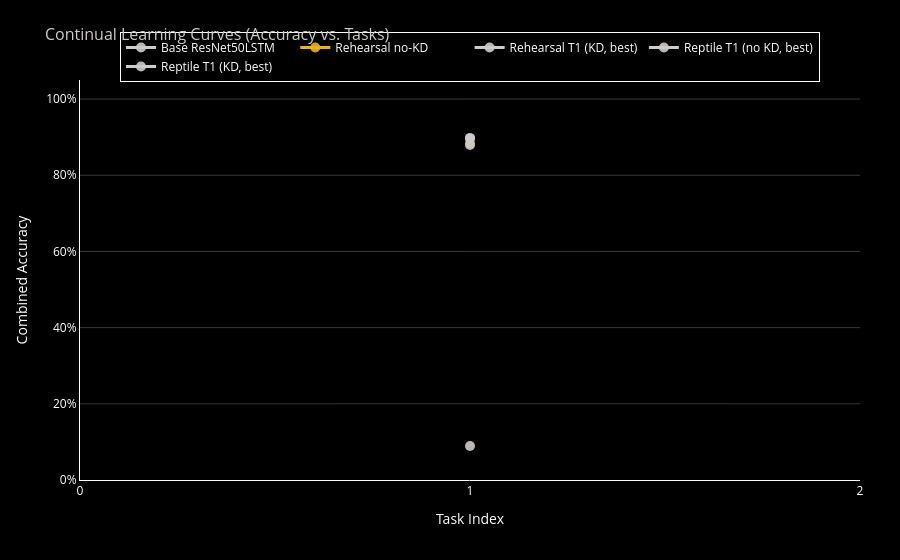

The notebook cell this image was saved under:
### Markdown cell above
## **Plots**

### Code cell
cl_history = {}

for method_name, metrics in results_t1.items():
    cl_history[method_name] = [metrics['all_acc']]

plot_cl_curves(cl_history).show()

### Figure 1 — Plotly figure (JSON) as saved in the notebook; plotly's stock layout.template omitted (floating-point values rounded to 4 significant figures)
{"data": [{"hovertemplate": "<b>Base ResNet50LSTM</b><br>Task: %{x}<br>Accuracy: %{y:.1%}<extra></extra>", "line": {"color": "#cdccca", "width": 3}, "marker": {"opacity": 0.9, "size": 10, "symbol": "circle"}, "mode": "lines+markers", "name": "Base ResNet50LSTM", "type": "scatter", "x": [1], "y": [0.08929]}, {"hovertemplate": "<b>Rehearsal no-KD</b><br>Task: %{x}<br>Accuracy: %{y:.1%}<extra></extra>", "line": {"color": "#e8af34", "width": 3}, "marker": {"opacity": 0.9, "size": 10, "symbol": "circle"}, "mode": "lines+markers", "name": "Rehearsal no-KD", "type": "scatter", "x": [1], "y": [0.8839]}, {"hovertemplate": "<b>Rehearsal T1 (KD, best)</b><br>Task: %{x}<br>Accuracy: %{y:.1%}<extra></extra>", "line": {"color": "#cdccca", "width": 3}, "marker": {"opacity": 0.9, "size": 10, "symbol": "circle"}, "mode": "lines+markers", "name": "Rehearsal T1 (KD, best)", "type": "scatter", "x": [1], "y": [0.8973]}, {"hovertemplate": "<b>Reptile T1 (no KD, best)</b><br>Task: %{x}<br>Accuracy: %{y:.1%}<extra></extra>", "line": {"color": "#cdccca", "width": 3}, "marker": {"opacity": 0.9, "size": 10, "symbol": "circle"}, "mode": "lines+markers", "name": "Reptile T1 (no KD, best)", "type": "scatter", "x": [1], "y": [0.8795]}, {"hovertemplate": "<b>Reptile T1 (KD, best)</b><br>Task: %{x}<br>Accuracy: %{y:.1%}<extra></extra>", "line": {"color": "#cdccca", "width": 3}, "marker": {"opacity": 0.9, "size": 10, "symbol": "circle"}, "mode": "lines+markers", "name": "Reptile T1 (KD, best)", "type": "scatter", "x": [1], "y": [0.8973]}], "layout": {"font": {"color": "white"}, "legend": {"bgcolor": "rgba(0,0,0,0.5)", "bordercolor": "white", "borderwidth": 1, "font": {"size": 12}, "orientation": "h", "x": 0.5, "xanchor": "center", "y": 1.12}, "margin": {"b": 80, "l": 80, "r": 40, "t": 80}, "paper_bgcolor": "black", "plot_bgcolor": "black", "showlegend": true, "title": {"font": {"color": "#cdccca", "size": 16}, "text": "Continual Learning Curves (Accuracy vs. Tasks)"}, "xaxis": {"dtick": 1, "linecolor": "white", "linewidth": 1, "showgrid": false, "tickfont": {"color": "white", "size": 12}, "tickmode": "linear", "title": {"text": "Task Index"}}, "yaxis": {"gridcolor": "#393836", "linecolor": "white", "linewidth": 1, "range": [0, 1.05], "tickfont": {"color": "white", "size": 12}, "tickformat": ".0%", "title": {"text": "Combined Accuracy"}}}}
